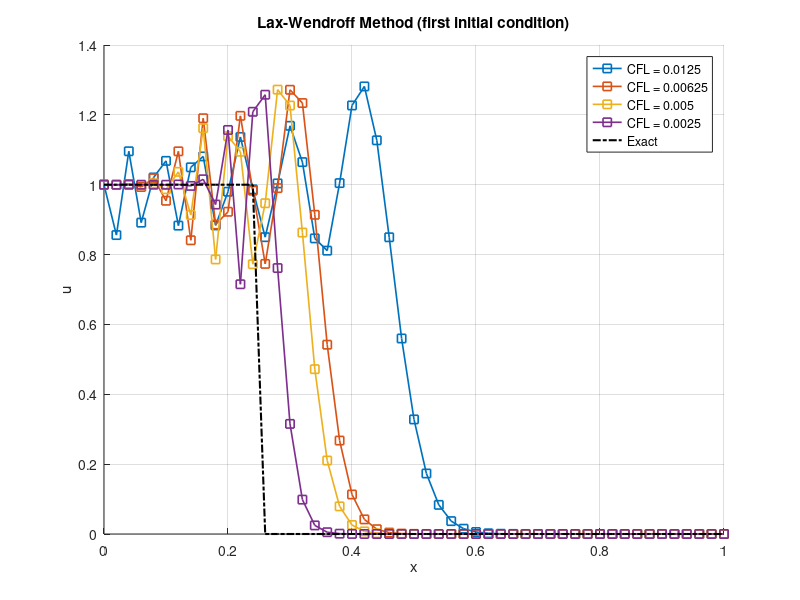

Source code (MATLAB):
clc, clear, close all ;

%% first initial conditions 
    
dts=[0.00050,0.00025,0.00020,0.00010];
for i = 1 : length(dts)
    
  dt = dts(i) ;
  nt = 1000 ;
    
  L = 1.0 ;
  dx = L/50.0 ;
  dxx = 2.0*dx ;
  ddx = dx*dx ;
  a = 0.5 ;
  
  x = 0.0 : dx : L ;
  nx = length(x) ;
  
  u = zeros(nx,1) ;
  u0 = zeros(nx,1) ;
  
  CFL = [a*dts(1)/dx, a*dts(2)/dx, a*dts(3)/dx, a*dts(4)/dx] ; 
  
  %% initial condition
  for ix = 1 : nx
      if (x(ix)>=0.0 && x(ix)<0.25)
          u0(ix) = 1.0 ;
      else 
          u0(ix) = 0.0 ;
      end
  end
   
  for it = 1 : nt
      u(1) = 1.0 ;
      for ix = 2 : nx-1
        u(ix) = u0(ix)-a*dt*((u0(ix+1)-u0(ix-1))/dxx) + 0.5*a^2.0*dt^2.0*...
                ((u0(ix+1)-2.0*u0(ix)+u0(ix-1)))/ddx ;
      end  
      u0 = u ;
      
   for ix = 1 : nx
      if (x(ix)>=0.0 && x(ix)<0.25)
          u_exact(ix) = 1.0 ;
      else 
          u_exact(ix) = 0.0 ;
      end
  end
      
  end
  
    hold on
    grid on
    plot (x,u,'-s','linewidth',1.2)
    xlabel x
    ylabel u
    title 'Lax-Wendroff Method (first initial condition)'
  
end
plot(x,u_exact,'-.k','linewidth',1.5)
legend('CFL = 0.0125','CFL = 0.00625','CFL = 0.005','CFL = 0.0025', 'Exact')

   for ix = 1 : nx
       error(ix) = abs(u(ix)-u_exact(ix)) ;
     fprintf('\n x: %f  Numerical u: %f  Analytical u: %f Error: %f \n', x(ix), u(ix), u_exact(ix), error(ix))
   end
